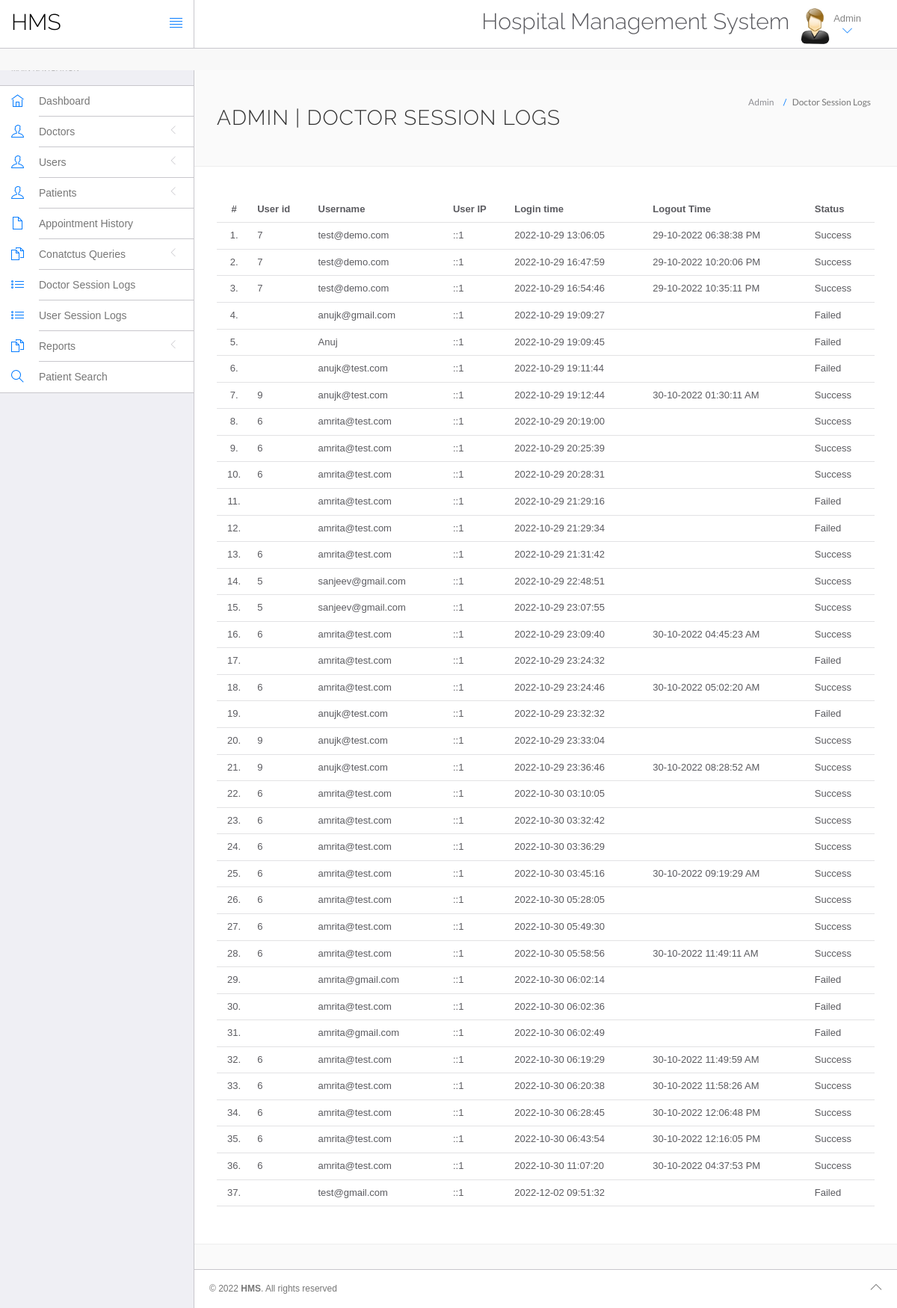
/hms/admin/doctor-logs.php (signed in), run on the app's committed database.
### tables this page shows
CREATE TABLE `doctorslog` (
  `id` int(11) NOT NULL,
  `uid` int(11) DEFAULT NULL,
  `username` varchar(255) DEFAULT NULL,
  `userip` binary(16) DEFAULT NULL,
  `loginTime` timestamp NULL DEFAULT current_timestamp(),
  `logout` varchar(255) DEFAULT NULL,
  `status` int(11) DEFAULT NULL
);

### hms/admin/doctor-logs.php (the view, shortened to what this page needs)
<?php
include('include/config.php');
?>
<!DOCTYPE html>
<html lang="en">
	<head>
		<link rel="stylesheet" href="vendor/bootstrap/css/bootstrap.min.css">
		<link rel="stylesheet" href="vendor/fontawesome/css/font-awesome.min.css">
		<link rel="stylesheet" href="vendor/themify-icons/themify-icons.min.css">
		<link href="vendor/animate.css/animate.min.css" rel="stylesheet" media="screen">
		<link href="vendor/perfect-scrollbar/perfect-scrollbar.min.css" rel="stylesheet" media="screen">
		<link href="vendor/switchery/switchery.min.css" rel="stylesheet" media="screen">
		<link href="vendor/bootstrap-touchspin/jquery.bootstrap-touchspin.min.css" rel="stylesheet" media="screen">
		<link href="vendor/select2/select2.min.css" rel="stylesheet" media="screen">
		<link href="vendor/bootstrap-datepicker/bootstrap-datepicker3.standalone.min.css" rel="stylesheet" media="screen">
		<link href="vendor/bootstrap-timepicker/bootstrap-timepicker.min.css" rel="stylesheet" media="screen">
		<link rel="stylesheet" href="assets/css/styles.css">
		<link rel="stylesheet" href="assets/css/plugins.css">
		<link rel="stylesheet" href="assets/css/themes/theme-1.css" id="skin_color" />
	</head>
	<body>
		<div id="app">
<?php include('include/sidebar.php');?>
			<div class="app-content">
					<?php include('include/header.php');?>
				<div class="main-content" >
					<div class="wrap-content container" id="container">
						<section id="page-title">
							<div class="row">
								<div class="col-sm-8">
									<h1 class="mainTitle">Admin  | Doctor Session Logs</h1>
																	</div>
								<ol class="breadcrumb">
									<li>
										<span>Admin </span>
									</li>
									<li class="active">
										<span>Doctor Session Logs</span>
									</li>
								</ol>
							</div>
						</section>
						<div class="container-fluid container-fullw bg-white">
									<div class="row">
								<div class="col-md-12">
									<table class="table table-hover" id="sample-table-1">
										<thead>
											<tr>
												<th class="center">#</th>
												<th class="hidden-xs">User id</th>
												<th>Username</th>
												<th>User IP</th>
												<th>Login time</th>
												<th>Logout Time </th>
												<th> Status </th>
											</tr>
										</thead>
										<tbody>
<?php
$sql=mysqli_query($con,"select * from doctorslog ");
$cnt=1;
while($row=mysqli_fetch_array($sql))
{
?>
											<tr>
												<td class="center"><?php echo $cnt;?>.</td>
												<td class="hidden-xs"><?php echo $row['uid'];?></td>
												<td class="hidden-xs"><?php echo $row['username'];?></td>
												<td><?php echo $row['userip'];?></td>
												<td><?php echo $row['loginTime'];?></td>
												<td><?php echo $row['logout'];?>
												</td>
												<td>
<?php if($row['status']==1)
{
	echo "Success";
}
else
{
	echo "Failed";
}?>
</td>
											</tr>
											<?php
$cnt=$cnt+1;
											 }?>
										</tbody>
									</table>
								</div>
							</div>
								</div>
					</div>
				</div>
			</div>
	<?php include('include/footer.php');?>
		</div>
	</body>
</html>

### hms/admin/assets/css/themes/theme-1.css (style rules this page uses)
body { background: #FAFAFA; }

### hms/admin/doctor-logs.php (style rules this page uses)
body { top:0 !important; }

### hms/include/setting.php (style rules this page uses)
body { top:0 !important; }

### data on the page
doctorslog: uid "7", username "test@demo.com", userip "::1", loginTime "2022-10-29 13:06:05", logout "29-10-2022 06:38:38 PM", status "Success"
doctorslog: uid "7", username "test@demo.com", userip "::1", loginTime "2022-10-29 16:47:59", logout "29-10-2022 10:20:06 PM", status "Success"
doctorslog: uid "7", username "test@demo.com", userip "::1", loginTime "2022-10-29 16:54:46", logout "29-10-2022 10:35:11 PM", status "Success"
doctorslog: username "anujk@gmail.com", userip "::1", loginTime "2022-10-29 19:09:27", status "Failed"
doctorslog: username "Anuj", userip "::1", loginTime "2022-10-29 19:09:45", status "Failed"
doctorslog: username "anujk@test.com", userip "::1", loginTime "2022-10-29 19:11:44", status "Failed"
doctorslog: uid "9", username "anujk@test.com", userip "::1", loginTime "2022-10-29 19:12:44", logout "30-10-2022 01:30:11 AM", status "Success"
doctorslog: uid "6", username "amrita@test.com", userip "::1", loginTime "2022-10-29 20:19:00", status "Success"
doctorslog: uid "6", username "amrita@test.com", userip "::1", loginTime "2022-10-29 20:25:39", status "Success"
doctorslog: uid "6", username "amrita@test.com", userip "::1", loginTime "2022-10-29 20:28:31", status "Success"
doctorslog: username "amrita@test.com", userip "::1", loginTime "2022-10-29 21:29:16", status "Failed"
doctorslog: username "amrita@test.com", userip "::1", loginTime "2022-10-29 21:29:34", status "Failed"
doctorslog: uid "6", username "amrita@test.com", userip "::1", loginTime "2022-10-29 21:31:42", status "Success"
doctorslog: uid "5", username "sanjeev@gmail.com", userip "::1", loginTime "2022-10-29 22:48:51", status "Success"
doctorslog: uid "5", username "sanjeev@gmail.com", userip "::1", loginTime "2022-10-29 23:07:55", status "Success"
doctorslog: uid "6", username "amrita@test.com", userip "::1", loginTime "2022-10-29 23:09:40", logout "30-10-2022 04:45:23 AM", status "Success"
doctorslog: username "amrita@test.com", userip "::1", loginTime "2022-10-29 23:24:32", status "Failed"
doctorslog: uid "6", username "amrita@test.com", userip "::1", loginTime "2022-10-29 23:24:46", logout "30-10-2022 05:02:20 AM", status "Success"
doctorslog: username "anujk@test.com", userip "::1", loginTime "2022-10-29 23:32:32", status "Failed"
doctorslog: uid "9", username "anujk@test.com", userip "::1", loginTime "2022-10-29 23:33:04", status "Success"
doctorslog: uid "9", username "anujk@test.com", userip "::1", loginTime "2022-10-29 23:36:46", logout "30-10-2022 08:28:52 AM", status "Success"
doctorslog: uid "6", username "amrita@test.com", userip "::1", loginTime "2022-10-30 03:10:05", status "Success"
doctorslog: uid "6", username "amrita@test.com", userip "::1", loginTime "2022-10-30 03:32:42", status "Success"
doctorslog: uid "6", username "amrita@test.com", userip "::1", loginTime "2022-10-30 03:36:29", status "Success"
doctorslog: uid "6", username "amrita@test.com", userip "::1", loginTime "2022-10-30 03:45:16", logout "30-10-2022 09:19:29 AM", status "Success"
doctorslog: uid "6", username "amrita@test.com", userip "::1", loginTime "2022-10-30 05:28:05", status "Success"
doctorslog: uid "6", username "amrita@test.com", userip "::1", loginTime "2022-10-30 05:49:30", status "Success"
doctorslog: uid "6", username "amrita@test.com", userip "::1", loginTime "2022-10-30 05:58:56", logout "30-10-2022 11:49:11 AM", status "Success"
doctorslog: username "amrita@gmail.com", userip "::1", loginTime "2022-10-30 06:02:14", status "Failed"
doctorslog: username "amrita@test.com", userip "::1", loginTime "2022-10-30 06:02:36", status "Failed"
doctorslog: username "amrita@gmail.com", userip "::1", loginTime "2022-10-30 06:02:49", status "Failed"
doctorslog: uid "6", username "amrita@test.com", userip "::1", loginTime "2022-10-30 06:19:29", logout "30-10-2022 11:49:59 AM", status "Success"
doctorslog: uid "6", username "amrita@test.com", userip "::1", loginTime "2022-10-30 06:20:38", logout "30-10-2022 11:58:26 AM", status "Success"
doctorslog: uid "6", username "amrita@test.com", userip "::1", loginTime "2022-10-30 06:28:45", logout "30-10-2022 12:06:48 PM", status "Success"
doctorslog: uid "6", username "amrita@test.com", userip "::1", loginTime "2022-10-30 06:43:54", logout "30-10-2022 12:16:05 PM", status "Success"
doctorslog: uid "6", username "amrita@test.com", userip "::1", loginTime "2022-10-30 11:07:20", logout "30-10-2022 04:37:53 PM", status "Success"
doctorslog: username "test@gmail.com", userip "::1", loginTime "2022-12-02 09:51:32", status "Failed"
